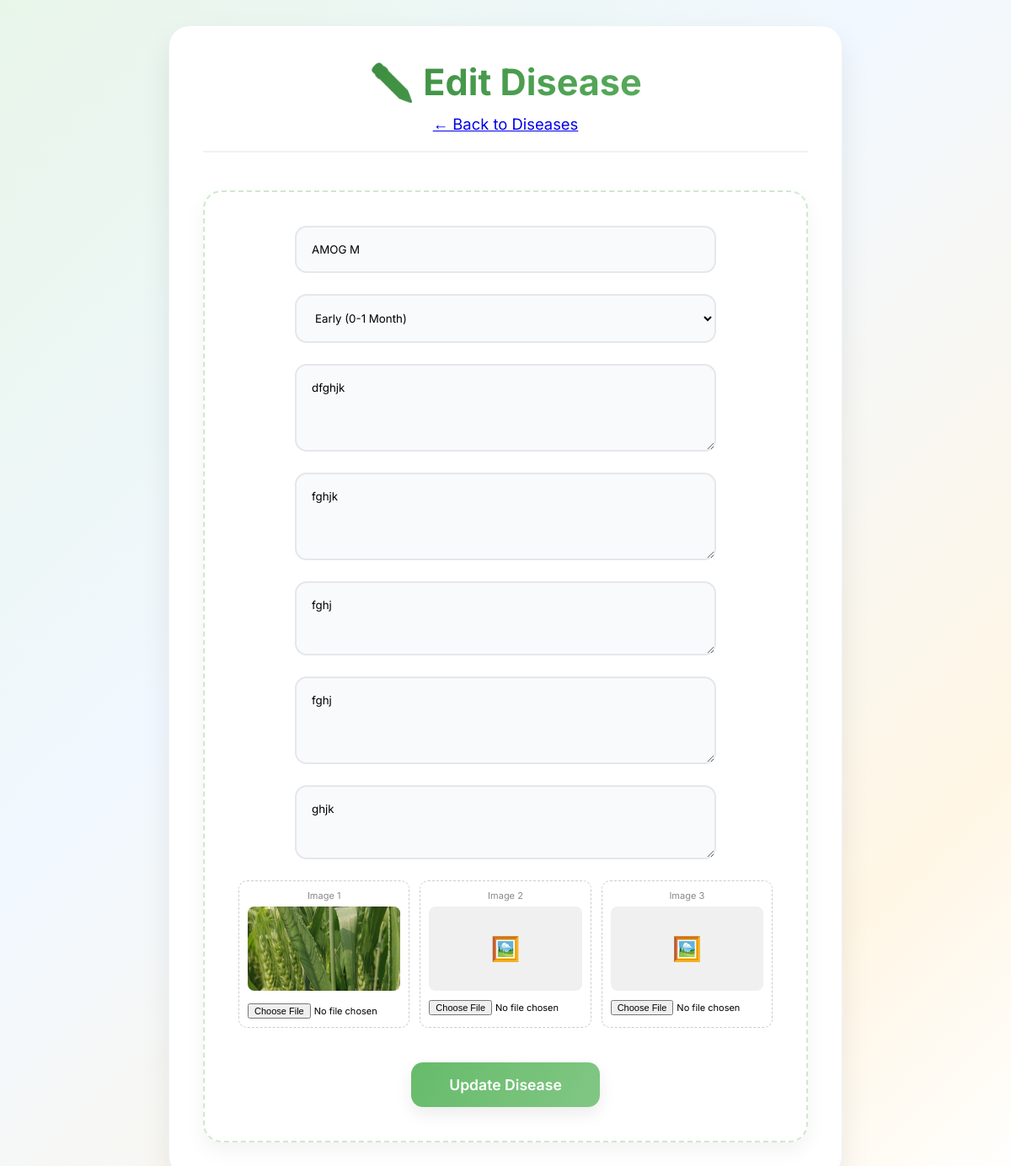
The app's page /admin/disease/edit/4 (signed in) with its own data.
### tables this page shows
CREATE TABLE diseases
                 (id INTEGER PRIMARY KEY AUTOINCREMENT,
                  name TEXT UNIQUE NOT NULL,
                  description TEXT,
                  symptoms TEXT,
                  causes TEXT,
                  treatment TEXT,
                  prevention TEXT,
                  stage_category TEXT,
                  images TEXT,
                  created_at TIMESTAMP DEFAULT CURRENT_TIMESTAMP);

### routes/admin.py (the view, shortened to what this page needs)
@admin_bp.route('/disease/edit/<int:id>', methods=['GET', 'POST'])
def edit_disease(id):
    if not session.get('logged_in') or session.get('user_role') != 'admin':
        return redirect(url_for('auth.login'))
    conn = sqlite3.connect('database.db')
    c = conn.cursor()
    c.execute("SELECT * FROM diseases WHERE id=?", (id,))
    disease = c.fetchone()
    conn.close()
    return render_template('admin/edit_disease.html', disease=disease)

### templates/admin/edit_disease.html (shortened to what this page needs)
<!DOCTYPE html>
<html lang="en">
<head>
    <link rel="stylesheet" href="{{ url_for('static', filename='css/style.css') }}">
</head>
<body>
    <div class="container" style="max-width: 800px;">
        <div class="header">
            <h1>✏️ Edit Disease</h1>
            <p><a href="{{ url_for('admin.manage_diseases') }}">← Back to Diseases</a></p>
        </div>
        <div class="upload-section">
            <form class="upload-form" method="POST" enctype="multipart/form-data" style="width: 100%;">
                <input class="file-input" type="text" name="name" value="{{ disease[1] }}" placeholder="Disease Name" required>
                <select class="file-input" name="stage_category" required>
                    <option value="Early" {% if disease[7] == 'Early' %}selected{% endif %}>Early (0-1 Month)</option>
                </select>
                <textarea class="file-input" name="description" placeholder="Description" rows="4" required>{{ disease[2] }}</textarea>
                <textarea class="file-input" name="symptoms" placeholder="Symptoms (one per line)" rows="4" required>{{ disease[3] }}</textarea>
                <textarea class="file-input" name="causes" placeholder="Causes" rows="3" required>{{ disease[4] }}</textarea>
                <textarea class="file-input" name="treatment" placeholder="Treatment Recommendations" rows="4" required>{{ disease[5] }}</textarea>
                <textarea class="file-input" name="prevention" placeholder="Prevention Methods" rows="3" required>{{ disease[6] }}</textarea>
{% set current_imgs = disease[8].split(',') if disease[8] else [] %}
<div style="display:flex; gap:12px; flex-wrap:wrap; margin-bottom:16px;">
    {% for i in range(3) %}
    {% set img = current_imgs[i].strip() if i < current_imgs|length else '' %}
    <div style="flex:1; min-width:140px; border:1.5px dashed #ccc; border-radius:10px; padding:10px; text-align:center;">
        <p style="font-size:11px; color:#888; margin-bottom:6px;">Image {{ i+1 }}</p>
        {% if img %}
        <img src="{{ url_for('static', filename=img) }}" style="width:100%; height:100px; object-fit:cover; border-radius:8px; margin-bottom:8px;">
        {% else %}
        <div style="width:100%; height:100px; background:#f0f0f0; border-radius:8px; margin-bottom:8px; display:flex; align-items:center; justify-content:center; color:#bbb; font-size:28px;">🖼️</div>
        {% endif %}
        <input type="file" name="image_{{ i+1 }}" accept="image/*" style="width:100%; font-size:11px;">
    </div>
    {% endfor %}
</div>
                <button type="submit" class="btn">Update Disease</button>
            </form>
        </div>
    </div>
</body>
</html>

### static/css/style.css (style rules this page uses)
* { margin:0; padding:0; box-sizing:border-box; font-family:'Inter',sans-serif; }
body { min-height:100vh; padding:30px; background: linear-gradient( 135deg, #e8f5e9 0%, #f1f8ff 40%, #fff6e5 80%, #ffffff 100% ); }
.container { max-width:1400px; margin:auto; background:white; border-radius:25px; padding:40px; box-shadow: 0 15px 35px rgba(0,0,0,0.08); border:1px solid #eef2f6; }
.header { text-align:center; margin-bottom:45px; padding-bottom:20px; border-bottom:2px solid #f1f1f1; }
.header h1 { font-size:2.7em; margin-bottom:12px; background:linear-gradient(120deg,#2e7d32,#66bb6a); -webkit-background-clip:text; -webkit-text-fill-color:transparent; }
.header p { font-size:1.15em; color:#6b7280; }
.upload-section { background:#ffffff; border:2px dashed #cfe8cf; border-radius:22px; padding:40px; text-align:center; transition:0.3s; box-shadow: 0 10px 25px rgba(0,0,0,0.05); }
.upload-form { display:flex; flex-direction:column; align-items:center; gap:25px; }
.file-input { padding:18px; border-radius:14px; border:2px solid #e5e7eb; background:#f8fafc; width:100%; max-width:500px; transition:0.25s; }
.btn { background:linear-gradient(120deg,#66bb6a,#81c784); color:white; border:none; padding:16px 45px; border-radius:14px; font-size:1.1em; font-weight:600; cursor:pointer; transition:0.3s; box-shadow: 0 8px 20px rgba(0,0,0,0.08); }

### records on screen
diseases: name "AMOG M", stage_category "Early (0-1 Month)", description "dfghjk", symptoms "fghjk", causes "fghj", treatment "fghj", prevention "ghjk", images (picture)

### other values on screen
{{ i+1 }} "1" "2" "3"
